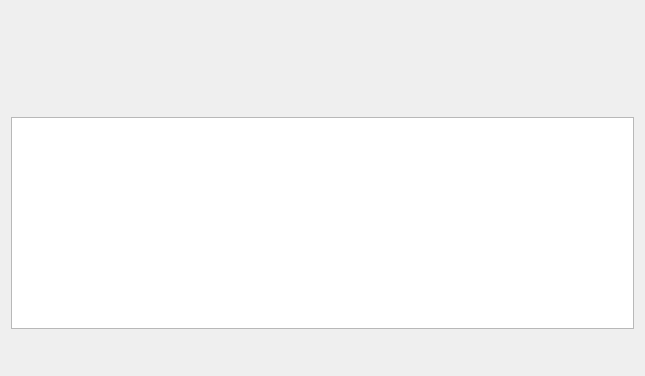
<?xml version="1.0" encoding="UTF-8"?>
<ui version="4.0">
 <class>UiTabTransactions</class>
 <widget class="QWidget" name="UiTabTransactions">
  <property name="geometry">
   <rect>
    <x>0</x>
    <y>0</y>
    <width>645</width>
    <height>376</height>
   </rect>
  </property>
  <property name="minimumSize">
   <size>
    <width>645</width>
    <height>0</height>
   </size>
  </property>
  <property name="windowTitle">
   <string>Transaction</string>
  </property>
  <layout class="QVBoxLayout" name="verticalLayoutTabTransactions">
   <item>
    <widget class="olbaflinx::app::components::FilterWidget" name="filterWidget" native="true">
     <property name="minimumSize">
      <size>
       <width>625</width>
       <height>100</height>
      </size>
     </property>
     <property name="maximumSize">
      <size>
       <width>16777215</width>
       <height>100</height>
      </size>
     </property>
    </widget>
   </item>
   <item>
    <widget class="QTableView" name="tableViewTransactions">
     <property name="showGrid">
      <bool>false</bool>
     </property>
     <attribute name="horizontalHeaderStretchLastSection">
      <bool>true</bool>
     </attribute>
     <attribute name="verticalHeaderCascadingSectionResizes">
      <bool>true</bool>
     </attribute>
     <attribute name="verticalHeaderDefaultSectionSize">
      <number>21</number>
     </attribute>
    </widget>
   </item>
   <item>
    <layout class="QHBoxLayout" name="horizontalLayoutButtons">
     <item>
      <widget class="QPushButton" name="pushButtonImportTransactions">
       <property name="minimumSize">
        <size>
         <width>30</width>
         <height>30</height>
        </size>
       </property>
       <property name="maximumSize">
        <size>
         <width>30</width>
         <height>30</height>
        </size>
       </property>
       <property name="toolTip">
        <string>Export transactions</string>
       </property>
       <property name="icon">
        <iconset resource="../../res/olbaflinx.qrc">
         <normaloff>:/general/export</normaloff>:/general/export</iconset>
       </property>
       <property name="iconSize">
        <size>
         <width>18</width>
         <height>18</height>
        </size>
       </property>
       <property name="flat">
        <bool>true</bool>
       </property>
      </widget>
     </item>
     <item>
      <spacer name="horizontalSpacerRight">
       <property name="orientation">
        <enum>Qt::Horizontal</enum>
       </property>
       <property name="sizeType">
        <enum>QSizePolicy::Fixed</enum>
       </property>
       <property name="sizeHint" stdset="0">
        <size>
         <width>13</width>
         <height>20</height>
        </size>
       </property>
      </spacer>
     </item>
     <item>
      <widget class="QPushButton" name="pushButtonExportTransactions">
       <property name="minimumSize">
        <size>
         <width>30</width>
         <height>30</height>
        </size>
       </property>
       <property name="maximumSize">
        <size>
         <width>30</width>
         <height>30</height>
        </size>
       </property>
       <property name="toolTip">
        <string>Import transactions</string>
       </property>
       <property name="icon">
        <iconset resource="../../res/olbaflinx.qrc">
         <normaloff>:/general/import</normaloff>:/general/import</iconset>
       </property>
       <property name="iconSize">
        <size>
         <width>18</width>
         <height>18</height>
        </size>
       </property>
       <property name="flat">
        <bool>true</bool>
       </property>
      </widget>
     </item>
     <item>
      <spacer name="horizontalSpacerButtons">
       <property name="orientation">
        <enum>Qt::Horizontal</enum>
       </property>
       <property name="sizeHint" stdset="0">
        <size>
         <width>40</width>
         <height>20</height>
        </size>
       </property>
      </spacer>
     </item>
     <item>
      <widget class="QPushButton" name="pushButtonAddTransaction">
       <property name="minimumSize">
        <size>
         <width>30</width>
         <height>30</height>
        </size>
       </property>
       <property name="maximumSize">
        <size>
         <width>30</width>
         <height>30</height>
        </size>
       </property>
       <property name="icon">
        <iconset resource="../../res/olbaflinx.qrc">
         <normaloff>:/general/add</normaloff>:/general/add</iconset>
       </property>
       <property name="flat">
        <bool>true</bool>
       </property>
      </widget>
     </item>
     <item>
      <spacer name="horizontalSpacerLeft2">
       <property name="orientation">
        <enum>Qt::Horizontal</enum>
       </property>
       <property name="sizeType">
        <enum>QSizePolicy::Fixed</enum>
       </property>
       <property name="sizeHint" stdset="0">
        <size>
         <width>13</width>
         <height>20</height>
        </size>
       </property>
      </spacer>
     </item>
     <item>
      <widget class="QPushButton" name="pushButtonRefreshTransactions">
       <property name="minimumSize">
        <size>
         <width>30</width>
         <height>30</height>
        </size>
       </property>
       <property name="maximumSize">
        <size>
         <width>30</width>
         <height>30</height>
        </size>
       </property>
       <property name="icon">
        <iconset resource="../../res/olbaflinx.qrc">
         <normaloff>:/general/refresh</normaloff>:/general/refresh</iconset>
       </property>
       <property name="iconSize">
        <size>
         <width>18</width>
         <height>18</height>
        </size>
       </property>
       <property name="flat">
        <bool>true</bool>
       </property>
      </widget>
     </item>
     <item>
      <spacer name="horizontalSpacerLeft1">
       <property name="orientation">
        <enum>Qt::Horizontal</enum>
       </property>
       <property name="sizeType">
        <enum>QSizePolicy::Fixed</enum>
       </property>
       <property name="sizeHint" stdset="0">
        <size>
         <width>13</width>
         <height>20</height>
        </size>
       </property>
      </spacer>
     </item>
     <item>
      <widget class="QPushButton" name="pushButtonResetFilter">
       <property name="minimumSize">
        <size>
         <width>30</width>
         <height>30</height>
        </size>
       </property>
       <property name="maximumSize">
        <size>
         <width>30</width>
         <height>30</height>
        </size>
       </property>
       <property name="toolTip">
        <string>Filter reset</string>
       </property>
       <property name="icon">
        <iconset resource="../../res/olbaflinx.qrc">
         <normaloff>:/general/undo</normaloff>:/general/undo</iconset>
       </property>
       <property name="flat">
        <bool>true</bool>
       </property>
      </widget>
     </item>
    </layout>
   </item>
  </layout>
 </widget>
 <customwidgets>
  <customwidget>
   <class>olbaflinx::app::components::FilterWidget</class>
   <extends>QWidget</extends>
   <header>FilterWidget.h</header>
   <container>1</container>
  </customwidget>
 </customwidgets>
 <resources>
  <include location="../../res/olbaflinx.qrc"/>
 </resources>
 <connections/>
</ui>
